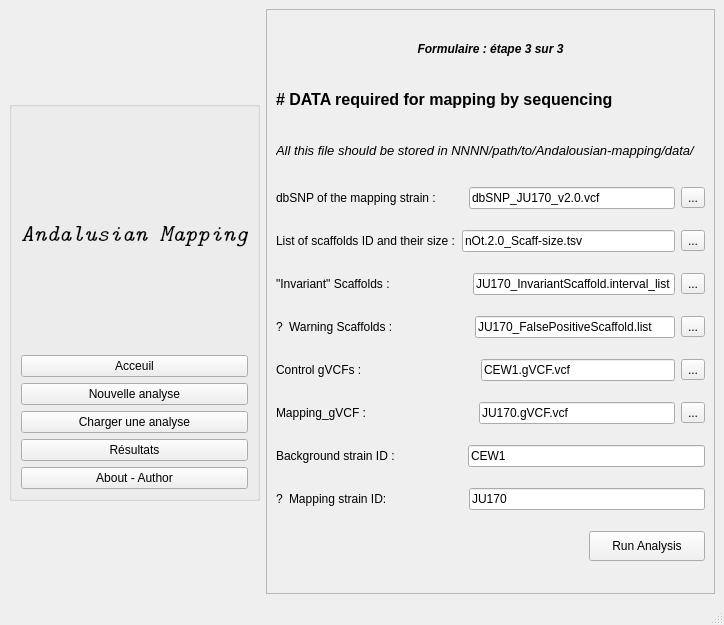
<?xml version="1.0" encoding="UTF-8"?>
<ui version="4.0">
 <class>MainWindow</class>
 <widget class="QMainWindow" name="MainWindow">
  <property name="geometry">
   <rect>
    <x>0</x>
    <y>0</y>
    <width>724</width>
    <height>625</height>
   </rect>
  </property>
  <property name="windowTitle">
   <string>MainWindow</string>
  </property>
  <widget class="QWidget" name="centralwidget">
   <layout class="QGridLayout" name="gridLayout">
    <item row="0" column="0">
     <widget class="QGroupBox" name="groupBox_2">
      <property name="minimumSize">
       <size>
        <width>0</width>
        <height>344</height>
       </size>
      </property>
      <property name="maximumSize">
       <size>
        <width>500</width>
        <height>400</height>
       </size>
      </property>
      <property name="title">
       <string/>
      </property>
      <layout class="QGridLayout" name="gridLayout_2">
       <item row="0" column="0">
        <widget class="QLabel" name="label_3">
         <property name="font">
          <font>
           <family>Latin Modern Mono</family>
           <pointsize>18</pointsize>
           <weight>50</weight>
           <italic>true</italic>
           <bold>false</bold>
          </font>
         </property>
         <property name="cursor">
          <cursorShape>CrossCursor</cursorShape>
         </property>
         <property name="acceptDrops">
          <bool>false</bool>
         </property>
         <property name="layoutDirection">
          <enum>Qt::LeftToRight</enum>
         </property>
         <property name="text">
          <string>&lt;html&gt;&lt;head/&gt;&lt;body&gt;&lt;p align=&quot;center&quot;&gt;Andalusian Mapping&lt;/p&gt;&lt;/body&gt;&lt;/html&gt;</string>
         </property>
        </widget>
       </item>
       <item row="1" column="0">
        <widget class="QPushButton" name="pushButton_4">
         <property name="text">
          <string>Acceuil</string>
         </property>
        </widget>
       </item>
       <item row="2" column="0">
        <widget class="QPushButton" name="pushButton">
         <property name="text">
          <string>Nouvelle analyse</string>
         </property>
        </widget>
       </item>
       <item row="3" column="0">
        <widget class="QPushButton" name="pushButton_2">
         <property name="text">
          <string>Charger une analyse</string>
         </property>
        </widget>
       </item>
       <item row="4" column="0">
        <widget class="QPushButton" name="pushButton_3">
         <property name="text">
          <string>Résultats</string>
         </property>
        </widget>
       </item>
       <item row="5" column="0">
        <widget class="QPushButton" name="pushButton_5">
         <property name="text">
          <string>About - Author</string>
         </property>
        </widget>
       </item>
      </layout>
     </widget>
    </item>
    <item row="0" column="2">
     <widget class="QScrollArea" name="scrollArea">
      <property name="widgetResizable">
       <bool>true</bool>
      </property>
      <widget class="QWidget" name="scrollAreaWidgetContents">
       <property name="geometry">
        <rect>
         <x>0</x>
         <y>0</y>
         <width>445</width>
         <height>542</height>
        </rect>
       </property>
       <layout class="QGridLayout" name="gridLayout_3">
        <item row="0" column="0">
         <widget class="QLabel" name="label_etape3">
          <property name="maximumSize">
           <size>
            <width>16777215</width>
            <height>30</height>
           </size>
          </property>
          <property name="text">
           <string>&lt;html&gt;&lt;head/&gt;&lt;body&gt;&lt;p align=&quot;center&quot;&gt;&lt;span style=&quot; font-weight:600; font-style:italic;&quot;&gt;Formulaire : étape 3 sur 3&lt;/span&gt;&lt;/p&gt;&lt;/body&gt;&lt;/html&gt;</string>
          </property>
         </widget>
        </item>
        <item row="1" column="0">
         <widget class="QLabel" name="label_titre3">
          <property name="maximumSize">
           <size>
            <width>16777215</width>
            <height>30</height>
           </size>
          </property>
          <property name="text">
           <string>&lt;html&gt;&lt;head/&gt;&lt;body&gt;&lt;p&gt;&lt;span style=&quot; font-size:12pt; font-weight:600;&quot;&gt;# DATA required for mapping by sequencing&lt;/span&gt;&lt;/p&gt;&lt;/body&gt;&lt;/html&gt;</string>
          </property>
         </widget>
        </item>
        <item row="2" column="0">
         <widget class="QLabel" name="label_indique3">
          <property name="maximumSize">
           <size>
            <width>16777215</width>
            <height>30</height>
           </size>
          </property>
          <property name="text">
           <string>&lt;html&gt;&lt;head/&gt;&lt;body&gt;&lt;p&gt;&lt;span style=&quot; font-size:10pt; font-style:italic;&quot;&gt;All this file should be stored in NNNN/path/to/Andalousian-mapping/data/&lt;/span&gt;&lt;/p&gt;&lt;/body&gt;&lt;/html&gt;</string>
          </property>
         </widget>
        </item>
        <item row="3" column="0">
         <layout class="QHBoxLayout" name="horizontalLayout_17">
          <item>
           <widget class="QLabel" name="label_dbsnp">
            <property name="text">
             <string>dbSNP of the mapping strain :        </string>
            </property>
           </widget>
          </item>
          <item>
           <widget class="QLineEdit" name="lineEdit_dbsnp">
            <property name="text">
             <string>dbSNP_JU170_v2.0.vcf </string>
            </property>
           </widget>
          </item>
          <item>
           <widget class="QToolButton" name="toolButton_11">
            <property name="text">
             <string>...</string>
            </property>
           </widget>
          </item>
         </layout>
        </item>
        <item row="4" column="0">
         <layout class="QHBoxLayout" name="horizontalLayout_18">
          <item>
           <widget class="QLabel" name="label_listScaff">
            <property name="text">
             <string>List of scaffolds ID and their size :</string>
            </property>
           </widget>
          </item>
          <item>
           <widget class="QLineEdit" name="lineEdit_listScaff">
            <property name="text">
             <string>nOt.2.0_Scaff-size.tsv</string>
            </property>
           </widget>
          </item>
          <item>
           <widget class="QToolButton" name="toolButton_12">
            <property name="text">
             <string>...</string>
            </property>
           </widget>
          </item>
         </layout>
        </item>
        <item row="5" column="0">
         <layout class="QHBoxLayout" name="horizontalLayout_11">
          <item>
           <widget class="QLabel" name="label_InvarScaf">
            <property name="text">
             <string>&quot;Invariant&quot; Scaffolds :                       </string>
            </property>
           </widget>
          </item>
          <item>
           <widget class="QLineEdit" name="lineEdit_InvarScaf">
            <property name="text">
             <string>JU170_InvariantScaffold.interval_list</string>
            </property>
           </widget>
          </item>
          <item>
           <widget class="QToolButton" name="toolButton_7">
            <property name="text">
             <string>...</string>
            </property>
           </widget>
          </item>
         </layout>
        </item>
        <item row="6" column="0">
         <layout class="QHBoxLayout" name="horizontalLayout_13">
          <item>
           <widget class="QLabel" name="label_17">
            <property name="toolTip">
             <string>&lt;html&gt;&lt;head/&gt;&lt;body&gt;&lt;p&gt;&lt;span style=&quot; font-size:10pt; font-style:italic;&quot;&gt;list of scaffolds you want to test even if they are not linked to your mutation. (e.g. False-positive or so-far-unlinked scaffolds)&lt;/span&gt;&lt;/p&gt;&lt;/body&gt;&lt;/html&gt;</string>
            </property>
            <property name="text">
             <string>?</string>
            </property>
           </widget>
          </item>
          <item>
           <widget class="QLabel" name="label_warnScaf">
            <property name="toolTip">
             <string>&lt;html&gt;&lt;head/&gt;&lt;body&gt;&lt;p&gt;&lt;br/&gt;&lt;/p&gt;&lt;/body&gt;&lt;/html&gt;</string>
            </property>
            <property name="text">
             <string>Warning Scaffolds :                       </string>
            </property>
           </widget>
          </item>
          <item>
           <widget class="QLineEdit" name="lineEdit_warnScaf">
            <property name="text">
             <string>JU170_FalsePositiveScaffold.list</string>
            </property>
           </widget>
          </item>
          <item>
           <widget class="QToolButton" name="toolButton_9">
            <property name="text">
             <string>...</string>
            </property>
           </widget>
          </item>
         </layout>
        </item>
        <item row="7" column="0">
         <layout class="QHBoxLayout" name="horizontalLayout_12">
          <item>
           <widget class="QLabel" name="label_Contvcf">
            <property name="text">
             <string>Control gVCFs :                                  </string>
            </property>
           </widget>
          </item>
          <item>
           <widget class="QLineEdit" name="lineEdit_Contvcf">
            <property name="text">
             <string>CEW1.gVCF.vcf</string>
            </property>
           </widget>
          </item>
          <item>
           <widget class="QToolButton" name="toolButton_8">
            <property name="text">
             <string>...</string>
            </property>
           </widget>
          </item>
         </layout>
        </item>
        <item row="8" column="0">
         <layout class="QHBoxLayout" name="horizontalLayout_14">
          <item>
           <widget class="QLabel" name="label_Mappvcf">
            <property name="text">
             <string>Mapping_gVCF :                                </string>
            </property>
           </widget>
          </item>
          <item>
           <widget class="QLineEdit" name="lineEdit_Mappvcf">
            <property name="text">
             <string>JU170.gVCF.vcf</string>
            </property>
           </widget>
          </item>
          <item>
           <widget class="QToolButton" name="toolButton_10">
            <property name="text">
             <string>...</string>
            </property>
           </widget>
          </item>
         </layout>
        </item>
        <item row="9" column="0">
         <layout class="QHBoxLayout" name="horizontalLayout_10">
          <item>
           <widget class="QLabel" name="label_backStrainId">
            <property name="text">
             <string>Background strain ID :                    </string>
            </property>
           </widget>
          </item>
          <item>
           <widget class="QLineEdit" name="lineEdit_backStrainId">
            <property name="text">
             <string>CEW1</string>
            </property>
           </widget>
          </item>
         </layout>
        </item>
        <item row="10" column="0">
         <layout class="QHBoxLayout" name="horizontalLayout_16">
          <item>
           <widget class="QLabel" name="label_20">
            <property name="toolTip">
             <string>&lt;html&gt;&lt;head/&gt;&lt;body&gt;&lt;p&gt;&lt;span style=&quot; font-size:10pt; font-style:italic;&quot;&gt;It should be the same as RGSM appearing in the $Mapping_gVCF (determine with &amp;quot;Read Group&amp;quot; information during analysis)&lt;/span&gt;&lt;/p&gt;&lt;/body&gt;&lt;/html&gt;</string>
            </property>
            <property name="text">
             <string>?</string>
            </property>
           </widget>
          </item>
          <item>
           <widget class="QLabel" name="label_mappStrainId">
            <property name="text">
             <string>Mapping strain ID:                       </string>
            </property>
           </widget>
          </item>
          <item>
           <widget class="QLineEdit" name="lineEdit_mappStrainId">
            <property name="text">
             <string>JU170</string>
            </property>
           </widget>
          </item>
         </layout>
        </item>
        <item row="11" column="0">
         <layout class="QHBoxLayout" name="horizontalLayout_15">
          <item>
           <spacer name="horizontalSpacer_2">
            <property name="orientation">
             <enum>Qt::Horizontal</enum>
            </property>
            <property name="sizeHint" stdset="0">
             <size>
              <width>40</width>
              <height>20</height>
             </size>
            </property>
           </spacer>
          </item>
          <item>
           <widget class="QPushButton" name="pushButton_runAnalysis">
            <property name="minimumSize">
             <size>
              <width>116</width>
              <height>0</height>
             </size>
            </property>
            <property name="maximumSize">
             <size>
              <width>50</width>
              <height>30</height>
             </size>
            </property>
            <property name="sizeIncrement">
             <size>
              <width>1</width>
              <height>1</height>
             </size>
            </property>
            <property name="palette">
             <palette>
              <active>
               <colorrole role="Button">
                <brush brushstyle="SolidPattern">
                 <color alpha="255">
                  <red>170</red>
                  <green>255</green>
                  <blue>0</blue>
                 </color>
                </brush>
               </colorrole>
              </active>
              <inactive>
               <colorrole role="Button">
                <brush brushstyle="SolidPattern">
                 <color alpha="255">
                  <red>242</red>
                  <green>241</green>
                  <blue>240</blue>
                 </color>
                </brush>
               </colorrole>
              </inactive>
              <disabled>
               <colorrole role="Button">
                <brush brushstyle="SolidPattern">
                 <color alpha="255">
                  <red>242</red>
                  <green>241</green>
                  <blue>240</blue>
                 </color>
                </brush>
               </colorrole>
              </disabled>
             </palette>
            </property>
            <property name="text">
             <string>Run Analysis</string>
            </property>
           </widget>
          </item>
         </layout>
        </item>
       </layout>
      </widget>
     </widget>
    </item>
   </layout>
  </widget>
  <widget class="QMenuBar" name="menubar">
   <property name="geometry">
    <rect>
     <x>0</x>
     <y>0</y>
     <width>724</width>
     <height>25</height>
    </rect>
   </property>
  </widget>
  <widget class="QStatusBar" name="statusbar"/>
 </widget>
 <resources/>
 <connections/>
</ui>
